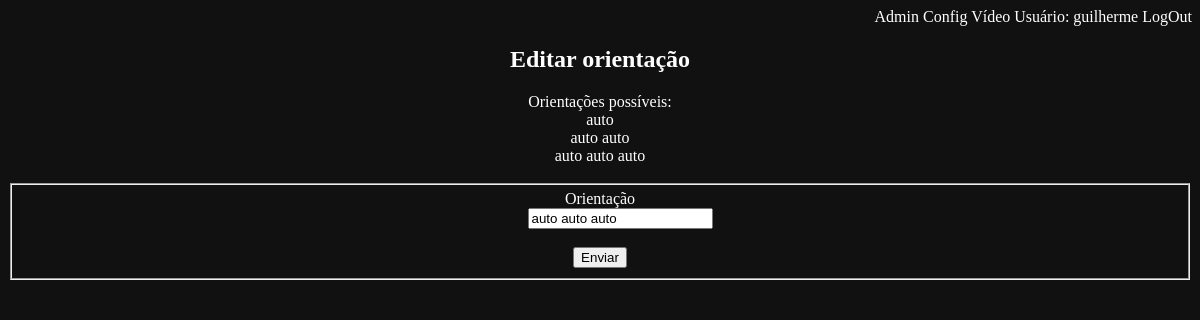
The page /config_edit_orientacao?id=1 (signed in) on the database as committed earlier.
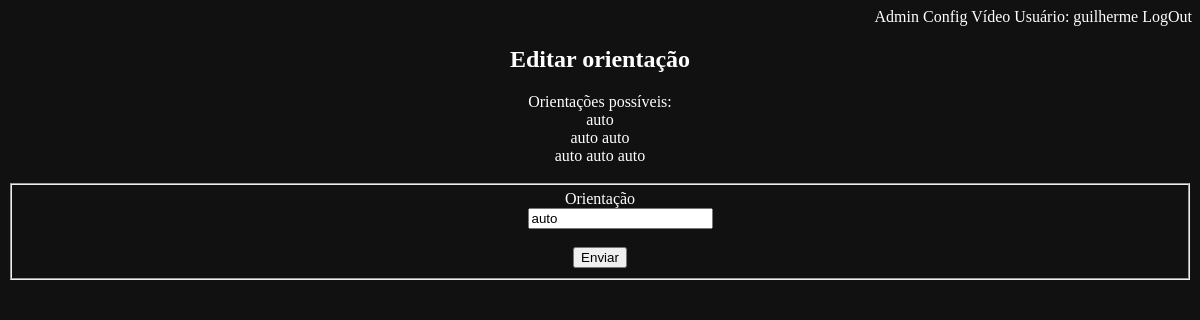
The same page on the database as committed later.
### models.py (models this page shows, shortened)
class ConfigModel(db.Model):
    __tablename__ = "config"
    id = db.Column(db.Integer, primary_key=True)
    orientacao = db.Column(db.Text())
    width = db.Column(db.Text())
    height = db.Column(db.Text())

### app.py (the view)
@app.route('/config_edit_orientacao', methods=['GET', 'POST'])
@login_required
def config_edit_orientacao():
    crud = Crud()
    id=request.args.get('id')
    config = crud.retrieve_one(id, ConfigModel)
    form = OrientacaoForm(orientacao=config.orientacao)
    if form.validate_on_submit():
        config.set_orientacao(form.orientacao.data)
        crud.update('')
        return redirect(url_for('config'))
    return render_template('config_edit_orientacao.html', form=form)

### forms.py
class OrientacaoForm(FlaskForm):
    id = HiddenField('id')
    orientacao = StringField('Orientação', validators=[DataRequired()])
    submit = SubmitField('Enviar')

### app.py (called while the page is built)
@app.after_request
def add_header(response):
    response.headers['X-UA-Compatible'] = 'IE=Edge,chrome=1'
    response.headers['Cache-Control'] = 'no-cache, no-store, must-revalidate'
    response.headers['Pragma'] = 'no-cache'
    response.headers['Expires'] = '0'
    return response

### blueprints/login/login_bp.py (called while the page is built)
@login_manager.user_loader
def load_user(user_id):
    return UserModel.query.get(user_id)

### crud.py (called while the page is built)
    def retrieve_one(self, id, ClassModel):
        try:
            query = ClassModel.query.filter_by(id=id).first()
        except:
            flash("Erro na busca")
        return query

### templates/config_edit_orientacao.html (shortened to what this page needs)
{% extends "template.html" %}
{% block content %}
<h2>Editar orientação</h2>
Orientações possíveis:<br>
auto<br>
auto auto<br>
auto auto auto<br><br>
<div class="form">
  {% from "_formhelpers.html" import render_field %}
  <form method="POST">
    <fieldset>
      {{ render_field(form.orientacao) }}
      {{ form.submit }}
    </fieldset>
  </form>
</div>
{% endblock %}

### templates/_formhelpers.html (shortened to what this page needs)
{% macro render_field(field) %}
  <dt>{{ field.label }} <br>
  <dd>{{ field(**kwargs)|safe }} <br><br>
  </dd>
{% endmacro %}

Rows that differ between the two databases and show on the page:
changed ConfigModel: orientacao "auto auto auto" → "auto"
